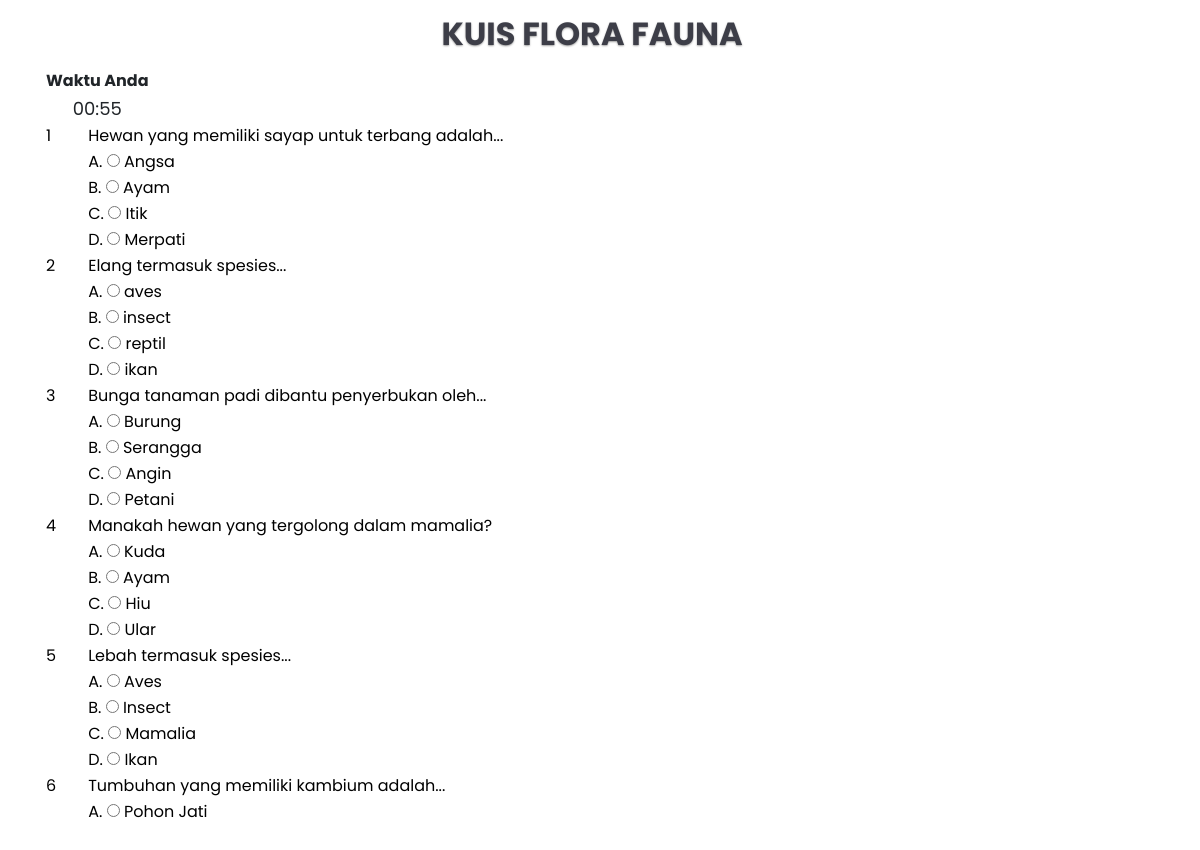
The app's page /kuis/soal.php (signed in) with its own data.
### tables this page shows
CREATE TABLE `tbl_soal` (
  `id_soal` int(5) NOT NULL,
  `soal` text NOT NULL,
  `a` varchar(30) NOT NULL,
  `b` varchar(30) NOT NULL,
  `c` varchar(30) NOT NULL,
  `d` varchar(30) NOT NULL,
  `knc_jawaban` varchar(30) NOT NULL,
  `gambar` varchar(100) DEFAULT NULL,
  `tanggal` date DEFAULT NULL,
  `aktif` enum('Y','N') DEFAULT 'Y',
  `kategori` varchar(255) DEFAULT NULL
);

### kuis/soal.php (the view, shortened to what this page needs)
<?php
require("libs/fetch_data.php");
?>
<!DOCTYPE html>
<html lang="zxx">
<head>
	<link href="css/bootstrap.css" rel='stylesheet' type='text/css' />
	<link rel="stylesheet" href="css/jquery.desoslide.css">
	<link href="css/style.css" rel='stylesheet' type='text/css' />
	<link href="css/fontawesome-all.css" rel="stylesheet">
</head>
<body>
	<?php include("header.php");?>
		<div class="container">
			<div class="row">
			<div class="col col-lg-12">
				<?php
				if (empty($_SESSION["username"])){
					echo "cek 1";exit();
					echo "<link href='style.css' rel='stylesheet' type='text/css'>
					<center>Untuk mengakses modul, Anda harus login <br>";
					echo "<a href=index.php><b>Masuk</b></a></center>";
				}
				else{
						$cek=mysqli_num_rows(mysqli_query($con,"SELECT id_user FROM tbl_nilai WHERE id_user='$_SESSION[iduser]'"));
						if ($cek > 0) {
								$tampil = mysqli_query($con,"SELECT * FROM tbl_nilai WHERE username='$_SESSION[username]' DESC limit 1");
									$t=mysqli_fetch_array($tampil);
									$username=  ucwords($_SESSION['username']);;
								echo "<h3 style='border:0';><u>$username</u> Sudah Mengerjakan Tes</h3>";
								echo "<br><br><br><div align='center'>
									<table><tr><th colspan=3>Hasil Tes Anda</th></tr>
									<tr><td>Jumlah Jawaban Benar</td><td> : $t[benar]</td>";
									$qry=mysqli_query($con,"SELECT nilai_min FROM tbl_pengaturan_ujian");
									$hasil=mysqli_fetch_array($qry);
									$cek= $hasil['nilai_min'];
									if ($t[score] >= $cek) {
										echo "<td rowspan='4'><h1>Lulus</h1></td></tr>";
									}else {
										echo "<td rowspan='4'><h1>Gagal</h1></td></tr>";
									}
								echo "
									<tr><td>Jumlah Jawaban Salah</td><td> : $t[salah]</td></tr>
									<tr><td>Jumlah Jawaban Kosong</td><td>: $t[kosong]</td></tr>
									<tr><td><b>Nilai anda            </td><td>: $t[score]</b></td></tr></table></div>";
						}else {
					echo '<table><tr><th>Waktu Anda</th></tr>
						 <tr><td align=center><span style="font-size:18px"><span id="menit"></span>:<span id="detik"></span></span> </td></tr></table>';
							echo "<div style='width:100%;  overflow:scroll;height:700px;'>";
							echo '<table width="100%" border="0">';
						$hasil=mysqli_query($con,"select * from tbl_soal WHERE aktif='Y' ORDER BY RAND()");
						$urut=0;
						while($row =mysqli_fetch_array($hasil))
						{
							$id=$row["id_soal"];
							$pertanyaan=$row["soal"];
							$pilihan_a=$row["a"];
							$pilihan_b=$row["b"];
							$pilihan_c=$row["c"];
							$pilihan_d=$row["d"];
							?>
							<form name="form1" method="post" action="jawaban.php">
							<tr>
								<td width="17"><font color="#000000"><?php echo $urut=$urut+1; ?></font></td>
								<td width="430"><font color="#000000"><?php echo "$pertanyaan"; ?></font></td>
							</tr>
							<tr>
								<td height="21"><font color="#000000">&nbsp;</font></td>
							<td><font color="#000000">
							A.  <input name="pilihan[<?php echo $id; ?>]" type="radio" value="A">
							<?php echo "$pilihan_a";?></font> </td>
							</tr>
							<tr>
								<td><font color="#000000">&nbsp;</font></td>
							<td><font color="#000000">
							B. <input name="pilihan[<?php echo $id; ?>]" type="radio" value="B">
							<?php echo "$pilihan_b";?></font> </td>
							</tr>
							<tr>
								<td><font color="#000000">&nbsp;</font></td>
							<td><font color="#000000">
							C.  <input name="pilihan[<?php echo $id; ?>]" type="radio" value="C">
							<?php echo "$pilihan_c";?></font> </td>
							</tr>
							<tr>
								<td><font color="#000000">&nbsp;</font></td>
							<td><font color="#000000">
							D.   <input name="pilihan[<?php echo $id; ?>]" type="radio" value="D">
							<?php echo "$pilihan_d";?></font> </td>
							</tr>
						<?php
						}
						?>
							</table>
				</div>
					<?php } } ?>
			</div>
			</div>
		</div>
</body>
</html>

### kuis/header.php
<header>
		<div class="top-bar_sub_w3layouts container-fluid">
			<div class="row">
				<div class="col-md-12 logo text-center">
					<a class="navbar-brand" href="">KUIS FLORA FAUNA</a>
				</div>
			</div>
		</div>
	</header>

### kuis/css/style.css (style rules this page uses)
html, body { margin: 0; font-size: 100%; font-family: 'Poppins', sans-serif; background: #fff; }
body a { text-decoration: none; transition: 0.5s all; -webkit-transition: 0.5s all; -moz-transition: 0.5s all; -o-transition: 0.5s all; -ms-transition: 0.5s all; }
.top-bar_sub_w3layouts { background: #fff; padding: 0.3em 2em; position: relative; }
a.navbar-brand { font-size: 2em; font-weight: 700; text-shadow: 0 1px 2px rgba(0, 0, 0, 0.37); color: #3d3e48; text-transform: uppercase; }

### records on screen
tbl_soal: soal "Hewan yang memiliki sayap untuk terbang adalah...", a "Angsa", b "Ayam", c "Itik", d "Merpati"
tbl_soal: urut "2", soal "Elang termasuk spesies...", a "aves", b "insect", c "reptil", d "ikan"
tbl_soal: urut "3", soal "Bunga tanaman padi dibantu penyerbukan oleh...", a "Burung", b "Serangga", c "Angin", d "Petani"
tbl_soal: urut "4", soal "Manakah hewan yang tergolong dalam mamalia?", a "Kuda", b "Ayam", c "Hiu", d "Ular"
tbl_soal: urut "5", soal "Lebah termasuk spesies...", a "Aves", b "Insect", c "Mamalia", d "Ikan"
tbl_soal: urut "6", soal "Tumbuhan yang memiliki kambium adalah...", a "Pohon Jati"
